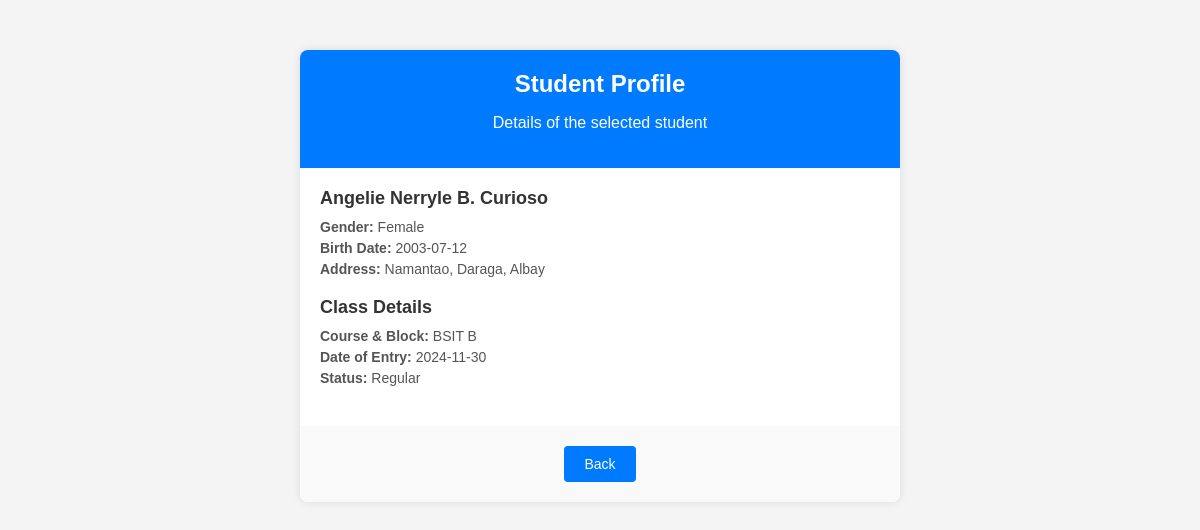
Screenshot of /user_view_student.php?id=11 with the database file from the repository.
### tables this page shows
CREATE TABLE `students` (
  `students_id` int(11) NOT NULL,
  `student_name` varchar(255) NOT NULL,
  `gender` varchar(55) NOT NULL,
  `address` varchar(255) NOT NULL,
  `birth_date` date NOT NULL,
  `course` varchar(255) NOT NULL,
  `block` varchar(255) NOT NULL,
  `date_of_entry` date NOT NULL DEFAULT current_timestamp(),
  `status` char(1) NOT NULL DEFAULT 'r' COMMENT 'r - regular\r\ni - irregular\r\ng - graduate',
  `user_type` char(1) NOT NULL DEFAULT 's' COMMENT 's - student'
);

### user_view_student.php (the view, shortened to what this page needs)
<?php
include 'server/connection.php';
if (isset($_GET['id'])) {
    $id = intval($_GET['id']);
    $sql = "SELECT * FROM students WHERE students_id = ?";
    $stmt = $conn->prepare($sql);
    $stmt->bind_param("i", $id);
    $stmt->execute();
    $result = $stmt->get_result();
    $student = $result->fetch_assoc();
} else {
    echo "No student ID provided.";
    exit;
}
?>
<!DOCTYPE html>
<html lang="en">
<head>
    <link rel="stylesheet" href="css/viewstudent.css">
</head>
<body>
    <div class="container">
        <div class="header">
            <h1>Student Profile</h1>
            <p>Details of the selected student</p>
        </div>
        <div class="profile">
            <div class="section">
                <h2><?php echo $student['student_name']; ?></h2>
                <p><strong>Gender:</strong> <?php echo $student['gender']; ?></p>
                <p><strong>Birth Date:</strong> <?php echo $student['birth_date']; ?></p>
                <p><strong>Address:</strong> <?php echo $student['address']; ?></p>
            </div>
            <div class="section">
                <h2>Class Details</h2>
                <p><strong>Course & Block:</strong> <?php echo $student['course'] . " " . $student['block']; ?></p>
                <p><strong>Date of Entry:</strong> <?php echo $student['date_of_entry']; ?></p>
                <p><strong>Status:</strong>
                <?php
                    if ($student['status'] === 'r') {
                        echo 'Regular';
                    } elseif ($student['status'] === 'g') {
                        echo 'Graduate';
                    } else {
                        echo 'Irregular';
                    }
                ?>
</p>
            </div>
        </div>
        <div class="buttons">
            <a href="user_page.php"><button>Back</button></a>
        </div>
    </div>
</body>
</html>

### css/viewstudent.css (style rules this page uses)
body { font-family: Arial, sans-serif; background-color: #f4f4f4; margin: 0; padding: 0; }
.container { width: 100%; max-width: 600px; margin: 50px auto; background-color: #fff; box-shadow: 0 0 10px rgba(0, 0, 0, 0.1); border-radius: 8px; overflow: hidden; }
.header { background-color: #007bff; color: #fff; padding: 20px; text-align: center; }
.header h1 { margin: 0; font-size: 24px; }
.profile { padding: 20px; }
.profile .section { margin-bottom: 20px; }
.profile .section h2 { margin: 0 0 10px; font-size: 18px; color: #333; }
.profile .section p { margin: 5px 0; font-size: 14px; color: #555; }
.buttons { text-align: center; padding: 20px; background-color: #f9f9f9; }
.buttons button { background-color: #007bff; color: #fff; border: none; padding: 10px 20px; font-size: 14px; cursor: pointer; border-radius: 4px; margin: 0 10px; }

### rows the page displays
students: student_name "Angelie Nerryle B. Curioso", gender "Female", birth_date "2003-07-12", address "Namantao, Daraga, Albay", course "BSIT", block "B", date_of_entry "2024-11-30"
